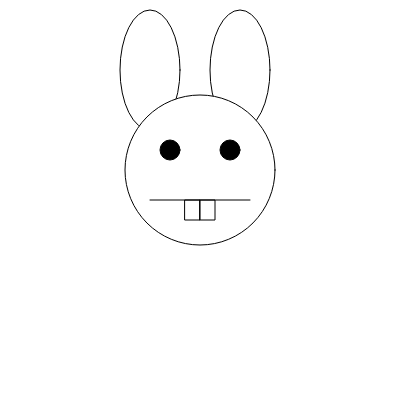
Frame 1 (no input)
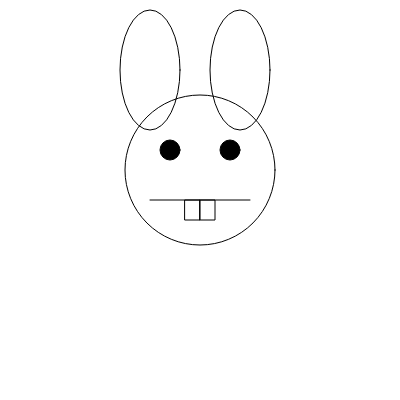
Frame 2 (the mouse pressed at the canvas centre, redrawn once)

The p5.js sketch that drew these frames (run headless with seeded random() and noise() and a simulated clock; the mouse was pressed at the canvas centre and the sketch redrawn once):

// p5.js sketch
// ── sketch.js
function setup() {
    createCanvas(400, 400); 
    noLoop(); 
}

function draw() {
    // 4: Dientes de conejo
    background(255); 

    var eyeSire = 20 ; 
    var tootHHeight = 20 ; 

    ellipse(150, 70, 60, 120); 
    ellipse(240, 70, 60, 120); 

    ellipse(200, 170, 150, 150); 

    fill(0, 0, 0); 
    ellipse(170, 150, eyeSire, eyeSire); 
    ellipse(230, 150, eyeSire, eyeSire); 

    line(150, 200, 250, 200); 

    noFill(); 
    rect(185, 200, 15, tootHHeight); 
    rect(200, 200, 15, tootHHeight); 
}
